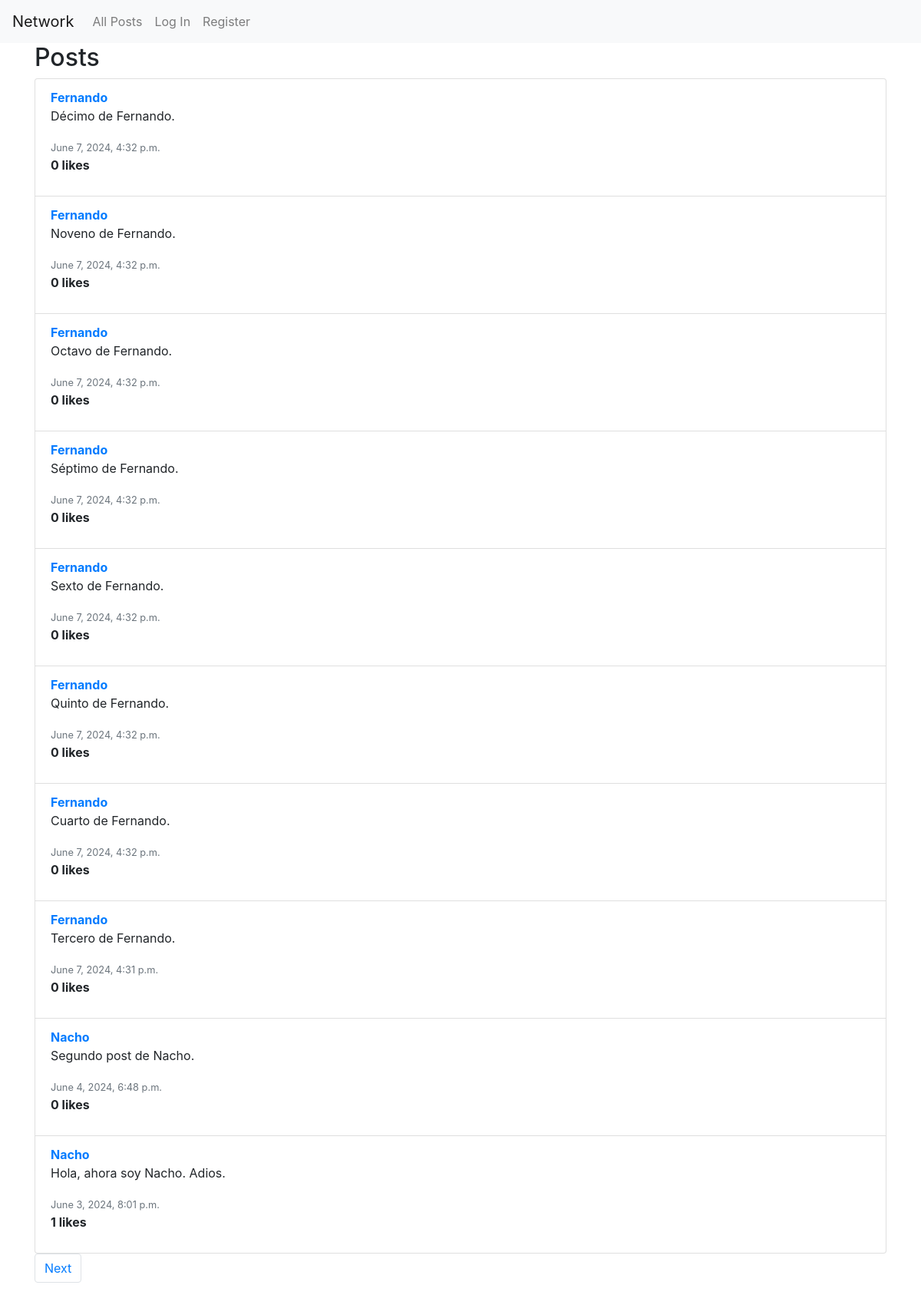
Before: / with the older database file.
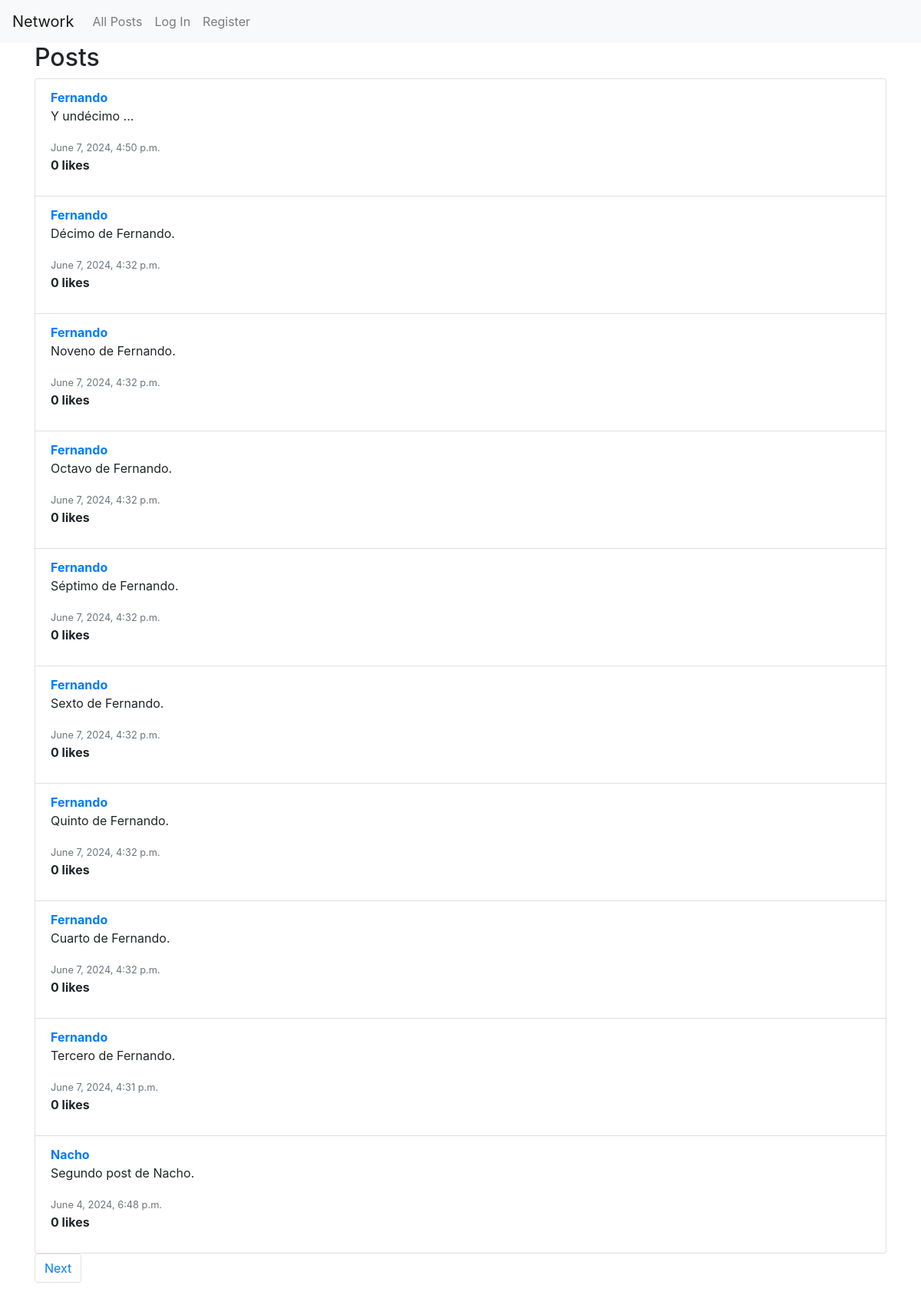
After: the same page with the newer database file.
### network/models.py (models this page shows, shortened)
class Post(models.Model):
    user = models.ForeignKey(User, on_delete=models.CASCADE, related_name="posts")
    content = models.TextField(blank=True)
    timestamp = models.DateTimeField(auto_now_add=True)

class User(AbstractUser):
    pass

### network/views.py (the view)
# urls.py: path("", views.index, name="index"),
def index(request):
    if request.method == "POST":
        content = request.POST["content"]
        user = request.user
        new_post = Post(user=user, content=content)
        new_post.save()
        return HttpResponseRedirect(reverse("network:index"))
    else:
        posts_list = Post.objects.all().annotate(likes_count=Count('liked')).order_by('-timestamp')
        paginator = Paginator(posts_list, 10)  # Mostrar 10 posts por página
        page_number = request.GET.get('page')  # Obtener el número de página desde el URL
        posts = paginator.get_page(page_number)  # Obtener los posts para la página requerida
        return render(request, "network/index.html", {"posts": posts})

### network/templates/network/index.html (shortened to what this page needs)
{% extends "network/layout.html" %}
{% block body %}
<div class="container">
    <h2>Posts</h2>
    <ul class="list-group">
        {% for post in posts %}
            <li class="list-group-item">
                <a href="{% url 'network:profile' post.user.username %}"><strong>{{ post.user.username }}</strong></a>
                <p>{{ post.content }}</p>
                <small class="text-muted">{{ post.timestamp }}</small>
                <p><strong>{{ post.likes_count }} likes</strong></p>
            </li>
        {% endfor %}
    </ul>
    <nav aria-label="Page navigation">
        <ul class="pagination">
            {% if posts.has_next %}
                <li class="page-item"><a class="page-link" href="?page={{ posts.next_page_number }}">Next</a></li>
            {% endif %}
        </ul>
    </nav>
</div>
{% endblock %}

Changed rows visible on the page:
no longer on this page (row unchanged): Post: user.username "Nacho", content "Hola, ahora soy Nacho. Adios.", timestamp "June 3, 2024, 8:01 p.m.", likes_count "1"
added Post: user.username "Fernando", content "Y undécimo ...", timestamp "June 7, 2024, 4:50 p.m.", likes_count "0"
